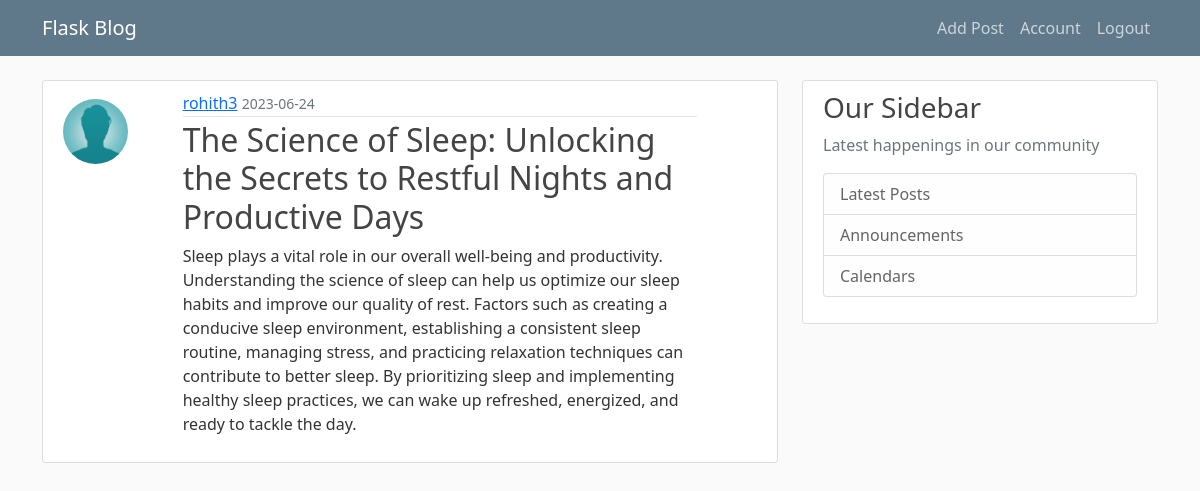
The app's page /post/21 (signed in) with its own data.
### on_blog/models.py (models this page shows, shortened)
class User(db.Model, UserMixin):
    id = db.Column(db.Integer, primary_key=True)
    username = db.Column(db.String(20), unique=True, nullable=False)
    email = db.Column(db.String(100), unique=True, nullable=False)
    image_file = db.Column(db.String(20), nullable=False, default='default.jpeg')
    password = db.Column(db.String(60), nullable = False)
    posts = db.relationship("Post", backref = "author", lazy = True)

class Post(db.Model):
    id = db.Column(db.Integer, primary_key=True)
    title = db.Column(db.String(100), nullable=False)
    time = db.Column(db.DateTime, nullable = False, default = datetime.utcnow)
    content = db.Column(db.Text, nullable = False)
    user_id = db.Column(db.Integer, db.ForeignKey('user.id'), nullable = False)

### on_blog/posts/routes.py (the view)
@posts.route('/post/<int:post_id>')
@login_required
def post(post_id):
    post = Post.query.get_or_404(post_id)
    return render_template('post.html', post=post)

### on_blog/models.py (called while the page is built)
@login_manager.user_loader
def load_user(user_id):
    return User.query.get(int(user_id))

### on_blog/templates/post.html (shortened to what this page needs)
{% extends "layout.html" %}
{% block content %}
<article class="content-section">
    <div class="row">
        <div class='col-sm-4 col-lg-2'>
            <img class="rounded-circle article-img align-items-start mt-2"
                 src="{{ url_for('static', filename='profile_pics/' + post.author.image_file) }}">
        </div>
        <div class='col-sm-8 col-lg-9'>
            <div class="media-body">
                <div class="article-metadata">
                    <a class="mr-2" href="{{url_for('posts.user_posts', username=post.author.username)}}">{{ post.author.username }}</a>
                    <small class="text-muted">{{ post.time.strftime('%Y-%m-%d') }}</small>
                </div>
                <h2 class="article-title">{{ post.title }}</a></h2>
                <p class="article-content">{{ post.content }}</p>
            </div>
        </div>
    </div>
</article>
{% endblock content %}

### on_blog/static/main.css (style rules this page uses)
body { background: #fafafa; color: #333333; margin-top: 5rem; }
h1, h2, h3, h4, h5, h6 { color: #444444; }
.content-section { background: #ffffff; padding: 10px 20px; border: 1px solid #dddddd; border-radius: 3px; margin-bottom: 20px; }
.article-title { color: #444444; }
.article-content { white-space: pre-line; }
.article-img { height: 65px; width: 65px; margin-right: 16px; }
.article-metadata { padding-bottom: 1px; margin-bottom: 4px; border-bottom: 1px solid #e3e3e3 }

### records on screen
User: image_file (placeholder picture), author.username "rohith3"
Post: time "2023-06-24", title "The Science of Sleep: Unlocking the Secrets to Restful Nights and Productive Days", content "Sleep plays a vital role in our overall well-being and productivity. Understanding the science of sleep can help us optimize our sleep habits and improve our quality of rest. Factors such as creating a conducive sleep environment, establishing a consistent sleep routine, managing stress, and practicing relaxation techniques can contribute to better sleep. By prioritizing sleep and implementing healthy sleep practices, we can wake up refreshed, energized, and ready to tackle the day."
